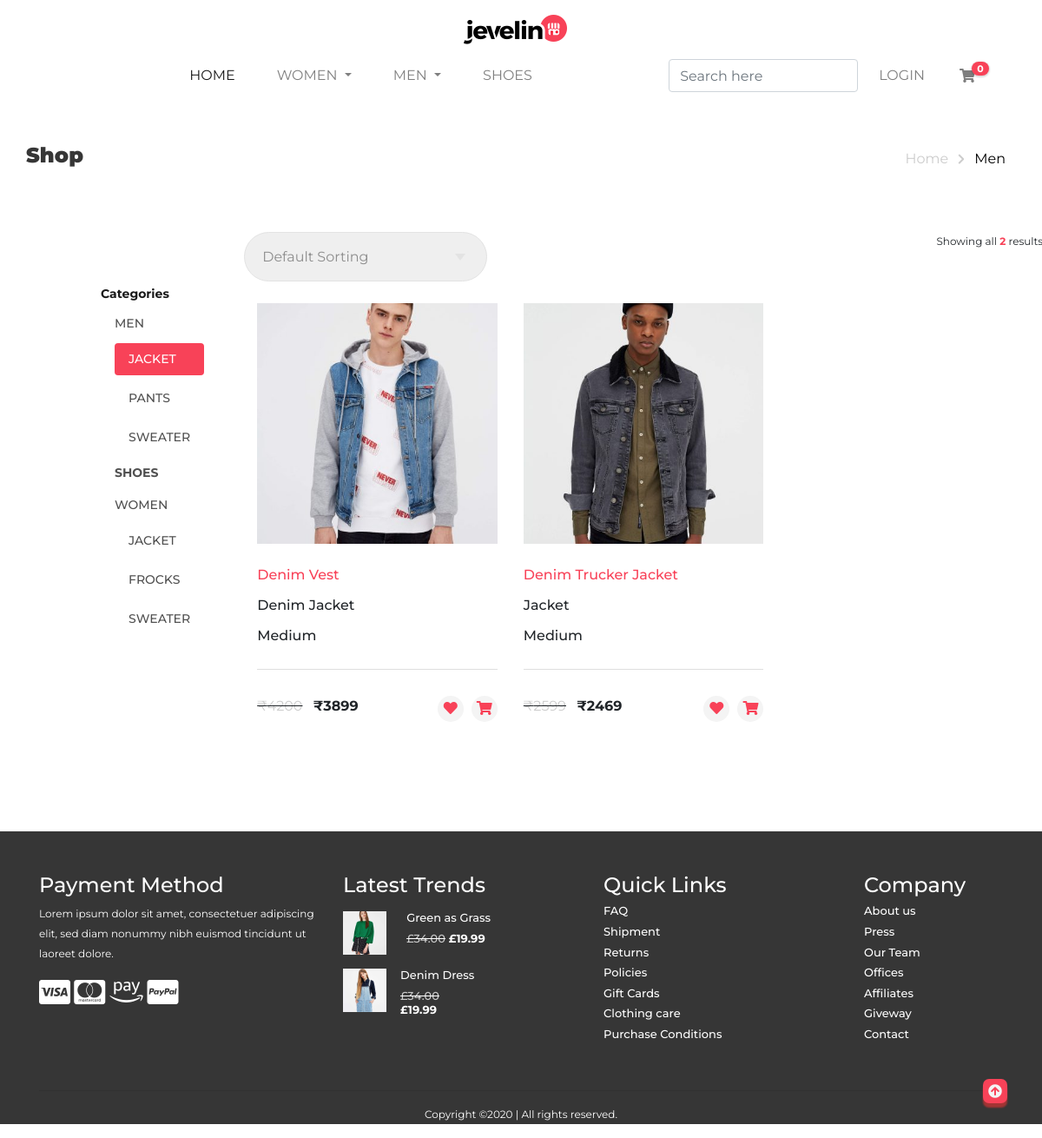
Screenshot of /men_jacket.php with the database file from the repository.
### tables this page shows
CREATE TABLE IF NOT EXISTS `products` (
  `id` int(11) NOT NULL AUTO_INCREMENT,
  `prod_name` varchar(255) NOT NULL,
  `img_name` varchar(255) NOT NULL,
  `size` varchar(255) NOT NULL,
  `prod_category` varchar(255) NOT NULL,
  `price` int(11) NOT NULL,
  `cost` int(11) NOT NULL,
  `fashion` varchar(255) NOT NULL,
  `upload_time` datetime NOT NULL DEFAULT CURRENT_TIMESTAMP,
  PRIMARY KEY (`id`)
);

### men_jacket.php (the view, shortened to what this page needs)
<?php
include_once("includes/header.php");
?>
<section class="pagination-head">
    <div class="container">
        <div class="row">
            <div>
                <h2>Shop</h2>
            </div>
            <div>
                <nav aria-label="Page navigation example">
                    <ul class="pagination">
                        <li class="page-item"><a class="page-link" href="index.php">Home</a></li>
                        <li class="page-item">
                            <i class="fas fa-chevron-right page-link"></i>
                        </li>
                        <li class="page-item"><a class="page-link" href="men.php">Men</a></li>
                    </ul>
                </nav>
            </div>
        </div>
    </div>
</section>
<section class="shoes col-12 mb-5 pb-5">
    <div class="conatiner">
        <div class="row head-row">
            <?php
            include('includes/clothes_sideNav.php');
            ?>
            <div class="sidebar-right col-12">
                <div class="d-flex justify-content-between">
                    <div class="select-box">
                        <select name="sorting" id="">
                            <option value="Default Sorting" selected>Default Sorting</option>
                        </select>
                    </div>
                    <?php
                    $sql = "SELECT * FROM `products` WHERE `prod_category` LIKE '%jacket%' AND `fashion` LIKE 'boy'";
                    $result = $conn->query($sql);
                    $count = 0;
                    if ($result->num_rows > 0) {
                        while ($row = $result->fetch_assoc()) {
                            $count++;
                        }
                    }
                    ?>
                    <div>
                        <p>Showing all <span class="font-weight-bold" style="color: #f84258;"><?php echo $count; ?></span> results</p>
                    </div>
                </div>
                <div class="container">
                    <div class="row text-left">
                        <?php
                        $sql = "SELECT * FROM `products` WHERE `prod_category` LIKE '%jacket%' AND `fashion` LIKE 'boy'";
                        $result = $conn->query($sql);
                        if ($result->num_rows > 0) {
                            while ($row = $result->fetch_assoc()) {
                                $allimg = explode(',', $row['img_name']);
                                $numofimg = count($allimg);
                        ?>
                                <div class="col-lg-4 col-md-4 col-xl-4 col-10 offset-1 offset-lg-0 offset-xl-0 offset-md-0">
                                    <div class="card">
                                        <div class="card-header">
                                            <a href="<?php echo 'viewProducts.php?id=' . $row['id']; ?>">
                                                <?php
                                                for ($i = 0; $i < $numofimg; $i++) {
                                                ?>
                                                    <img src="admin/assets/images/products/<?php echo $allimg[$i]; ?>" class="img-fluid" alt="Front Img">
                                                <?php } ?>
                                            </a>
                                        </div>
                                        <div class="card-body">
                                            <h2 style="color: #f84258;"><?php echo $row["prod_name"]; ?></h2>
                                            <h2><?php echo $row["prod_category"]; ?> </h2>
                                            <h2><?php echo $row["size"]; ?> </h2>
                                        </div>
                                        <div class="card-footer d-flex justify-content-between">
                                            <div><del><span style="color: #ccc;">₹<?php echo $row["cost"]; ?></span></del> <span class="font-weight-bold mx-2"> ₹<?php echo $row["price"]; ?></span></div>
                                            <div class="d-flex justify-content-between w-25">
                                                <div><a class="cart" href="javascript:void(0);"><i class="fas fa-heart" data-toggle="tooltip" data-placement="top" title="Add to Wishlist" onclick="addToWish(<?php echo $row['id']; ?>)"></i></a></div>
                                                <div><a class="cart" href="javascript:void(0);"><i class="fas fa-shopping-cart" data-toggle="tooltip" data-placement="top" title="Add to Cart" onclick="addToCart(<?php echo $row['id']; ?>)"></i></a></div>
                                            </div>
                                        </div>
                                    </div>
                                </div>
                        <?php
                            }
                        }
                        ?>
                    </div>
                </div>
            </div>
        </div>
    </div>
</section>
 <?php include("includes/footer.php"); ?>

### css/style.css (style rules this page uses)
html { scroll-behavior: smooth; }
* { margin: 0; padding: 0; box-sizing: border-box; font-family: 'Montserrat', sans-serif; }
p { font-size: 12px; line-height: 1.9; }
.pagination-head { margin: 50px 0; }
.pagination-head .row { display: grid; grid-template-columns: auto auto; justify-content: space-between; }
.pagination-head .pagination .page-link { border: none; outline: none; }
.pagination-head .page-item:first-child .page-link { color: #ccc; }
.pagination-head i { color: #ccc; font-size: small; margin-top: 12px; padding: 0; }
.pagination-head .page-item:last-child .page-link { color: #000; }
.pagination-head h2 { color: #363636; font-weight: 900; font-size: 24px; }
.sidebar-right .card { padding: 0; margin: 0; border: none; outline: none; }
.sidebar-right .card h2 { padding: .5em 0; margin: 0; font-size: 1em; }
.sidebar-right .card-header { font-size: 1.6rem; font-weight: bold; background-color: #fff!important; padding: 25px 0!important; color: #111111; border: none; max-height: 300px; overflow: hidden; }
.sidebar-right .card-header img { max-height: 300px; min-width:100%; }
.sidebar-right .card-body { padding: 20px 0!important; }
.sidebar-right .card-footer { background-color: #fff!important; padding: 30px 0!important; }
.sidebar-right .cart { text-align: center; color: #f84258; }
.sidebar-right .cart i { font-size: 1rem!important; background-color: #f4f4f4; width: 30px!important; border-radius: 50%; height: 30px!important; padding: 6px; }
.sidebar-right .select-box select { width: 280px; padding: 0 20px; height: 57px; border: 1px solid #e3e3e3; color: #8d8d8d; border-radius: 100px; -webkit-appearance: none; appearance: none; cursor: pointer; }
.select-box { position: relative; }
.sidebar-right .select-box::after { content: ""; position: absolute; right: 25px; top: 50%; margin-top: -4px; border-top: 8px solid #e3e3e3; border-right: 6px solid transparent; border-left: 6px solid transparent; }
.shoes .head-row { display: grid; grid-template-columns: auto 950px; justify-content: space-between; margin: 0; padding: 0 10px; }
.shoes .select-box::after { content: ""; position: absolute; right: 25px; top: 50%; margin-top: -4px; border-top: 8px solid #e3e3e3; border-right: 6px solid transparent; border-left: 6px solid transparent; }
.select-box select option { border: 1px solid #363636; color: #363636; background-color: #000; }
.card-header img:nth-child(1) { position: absolute; transition: .7s ease-out; }

### rows the page displays
products: prod_name "Denim Vest", prod_category "Denim Jacket", size "Medium", cost "4200", price "3899"
products: prod_name "Denim Trucker Jacket", prod_category "Jacket", size "Medium", cost "2599", price "2469"

### other values shown
$count "0"
$count "2"
